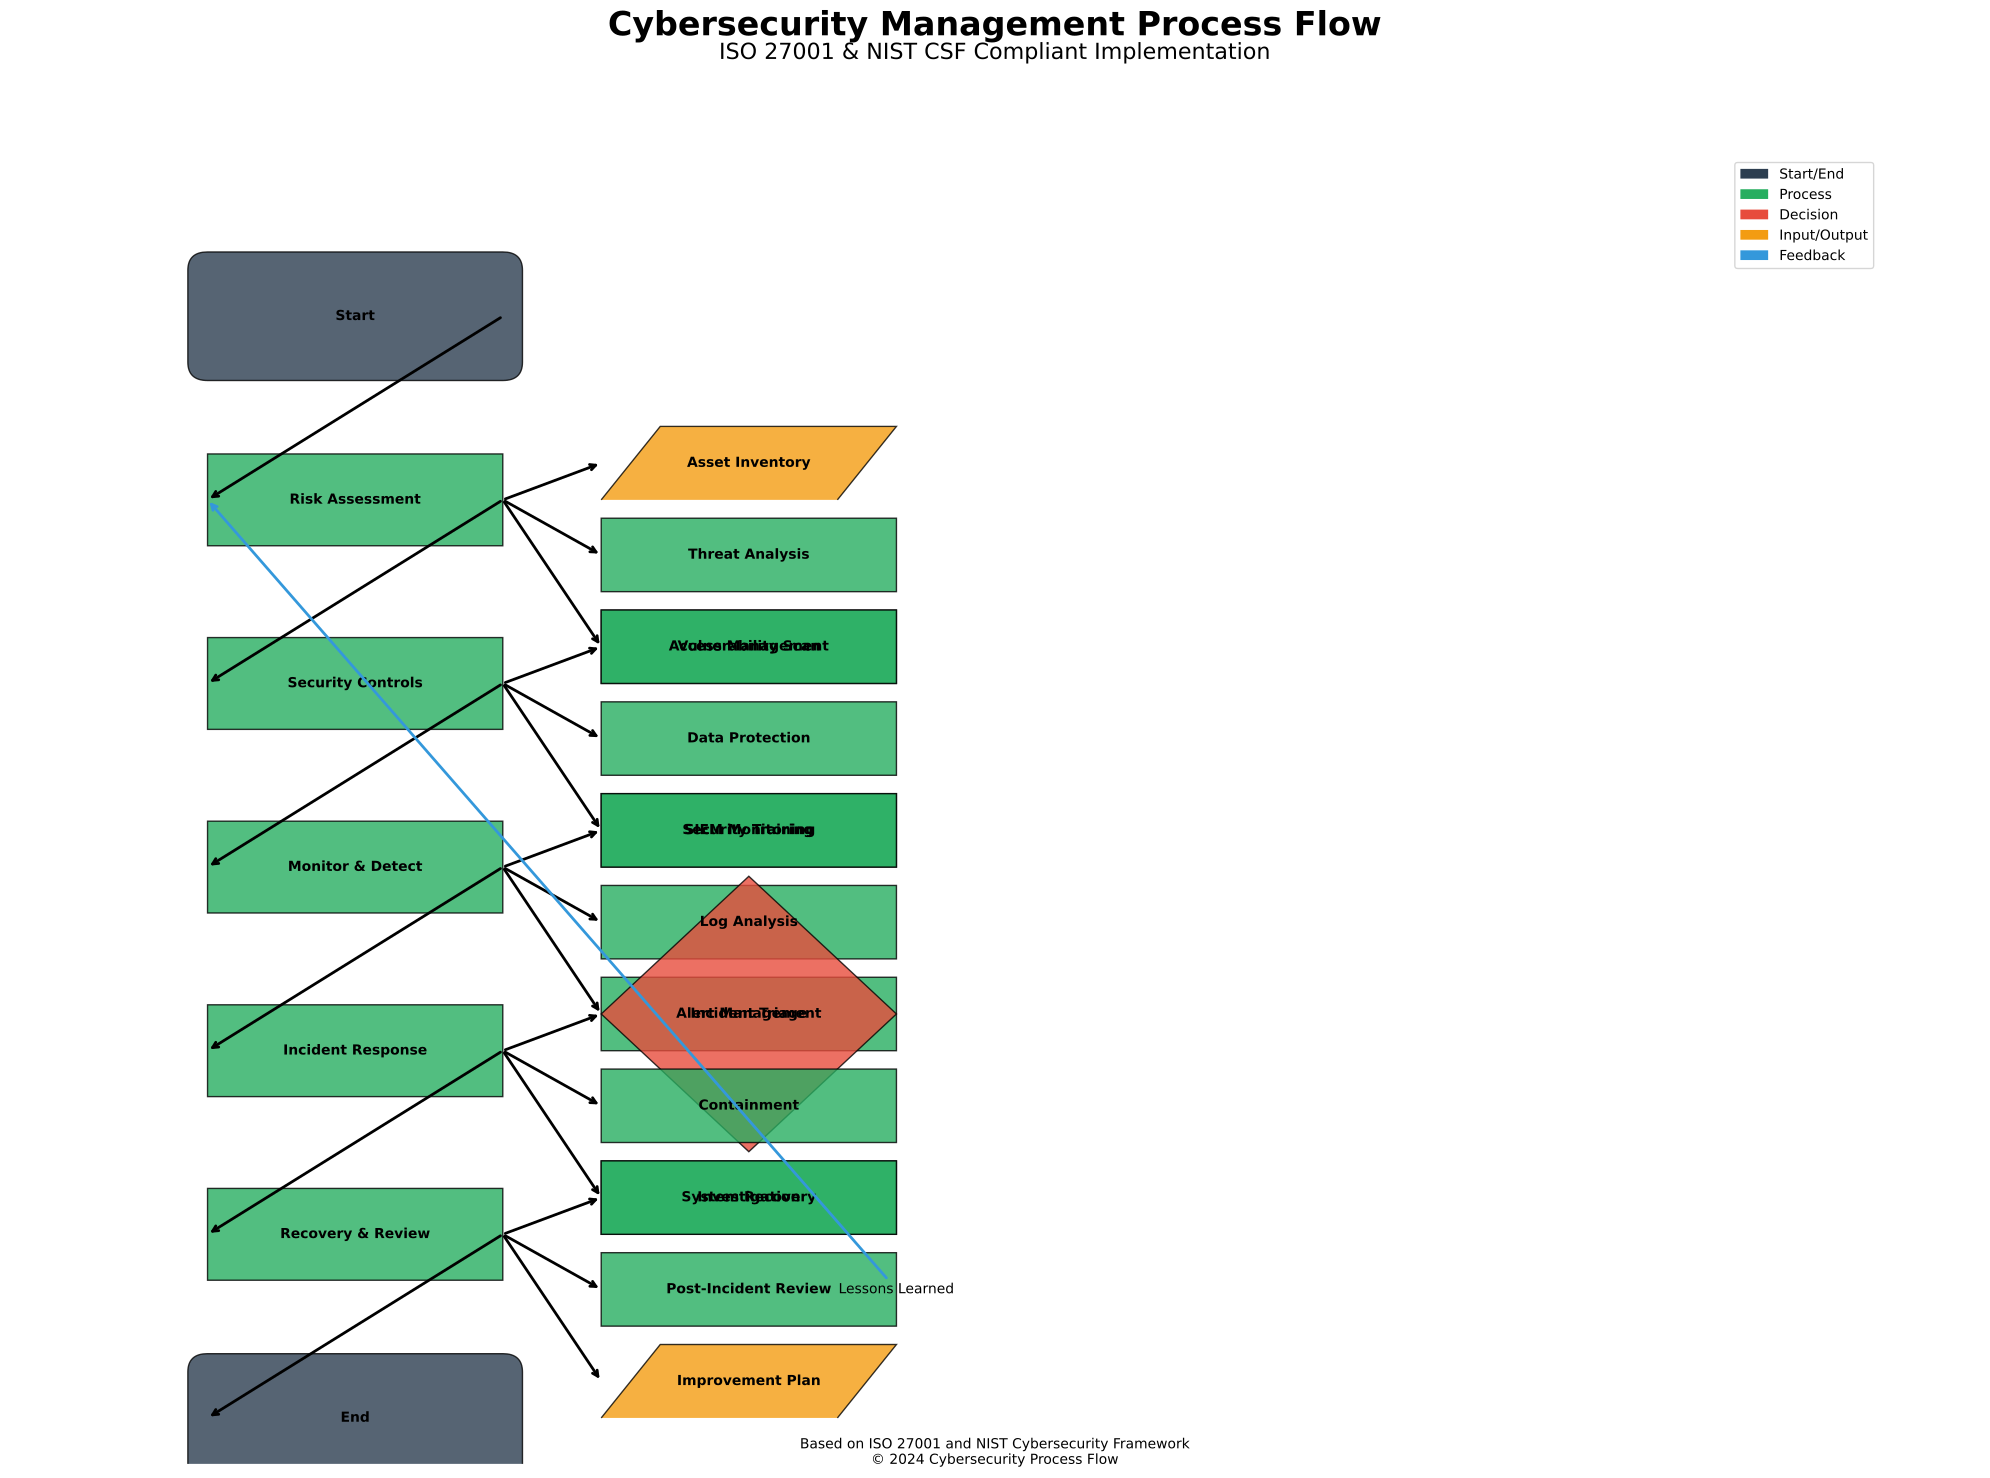

Generate this figure with Python:
import matplotlib.pyplot as plt
import matplotlib.patches as patches
from matplotlib.path import Path
import numpy as np
from matplotlib.backends.backend_pdf import PdfPages

# Create PDF file
with PdfPages('cyber_security_flowchart_industry.pdf') as pdf:
    # Create figure and axis
    fig, ax = plt.subplots(figsize=(20, 15))
    ax.set_xlim(0, 20)
    ax.set_ylim(0, 15)
    ax.axis('off')

    # Define industry standard colors
    colors = {
        'start_end': '#2c3e50',      # Dark blue for start/end
        'process': '#27ae60',        # Green for processes
        'decision': '#e74c3c',       # Red for decisions
        'input': '#f39c12',          # Orange for input/output
        'feedback': '#3498db'        # Blue for feedback
    }

    # Function to draw standard flowchart shapes
    def draw_node(x, y, width, height, color, text, shape='rectangle', ax=None):
        if shape == 'start_end':
            # Rounded rectangle for start/end
            rect = patches.FancyBboxPatch((x, y), width, height,
                                        boxstyle=patches.BoxStyle("Round", pad=0.2),
                                        facecolor=color, edgecolor='black', alpha=0.8)
            ax.add_patch(rect)
        elif shape == 'process':
            # Rectangle for processes
            rect = patches.Rectangle((x, y), width, height,
                                   facecolor=color, edgecolor='black', alpha=0.8)
            ax.add_patch(rect)
        elif shape == 'decision':
            # Diamond for decisions
            diamond = patches.RegularPolygon((x + width/2, y + height/2), 4,
                                           radius=width/2,
                                           facecolor=color, edgecolor='black', alpha=0.8)
            ax.add_patch(diamond)
        elif shape == 'input':
            # Parallelogram for input/output
            vertices = np.array([
                [x, y],
                [x + width*0.2, y + height],
                [x + width, y + height],
                [x + width*0.8, y]
            ])
            path = Path(vertices)
            patch = patches.PathPatch(path, facecolor=color, edgecolor='black', alpha=0.8)
            ax.add_patch(patch)
        
        ax.text(x + width/2, y + height/2, text,
                ha='center', va='center',
                fontsize=10, fontweight='bold')

    # Main process nodes with standard shapes
    main_nodes = [
        (2, 12, 3, 1, 'Start', colors['start_end'], 'start_end'),
        (2, 10, 3, 1, 'Risk Assessment', colors['process'], 'process'),
        (2, 8, 3, 1, 'Security Controls', colors['process'], 'process'),
        (2, 6, 3, 1, 'Monitor & Detect', colors['process'], 'process'),
        (2, 4, 3, 1, 'Incident Response', colors['process'], 'process'),
        (2, 2, 3, 1, 'Recovery & Review', colors['process'], 'process'),
        (2, 0, 3, 1, 'End', colors['start_end'], 'start_end')
    ]

    # Risk Assessment sub-nodes
    risk_nodes = [
        (6, 10.5, 3, 0.8, 'Asset Inventory', colors['input'], 'input'),
        (6, 9.5, 3, 0.8, 'Threat Analysis', colors['process'], 'process'),
        (6, 8.5, 3, 0.8, 'Vulnerability Scan', colors['process'], 'process')
    ]

    # Security Controls sub-nodes
    control_nodes = [
        (6, 8.5, 3, 0.8, 'Access Management', colors['process'], 'process'),
        (6, 7.5, 3, 0.8, 'Data Protection', colors['process'], 'process'),
        (6, 6.5, 3, 0.8, 'Security Training', colors['process'], 'process')
    ]

    # Monitoring sub-nodes
    monitor_nodes = [
        (6, 6.5, 3, 0.8, 'SIEM Monitoring', colors['process'], 'process'),
        (6, 5.5, 3, 0.8, 'Log Analysis', colors['process'], 'process'),
        (6, 4.5, 3, 0.8, 'Alert Management', colors['process'], 'process')
    ]

    # Response sub-nodes
    response_nodes = [
        (6, 4.5, 3, 0.8, 'Incident Triage', colors['decision'], 'decision'),
        (6, 3.5, 3, 0.8, 'Containment', colors['process'], 'process'),
        (6, 2.5, 3, 0.8, 'Investigation', colors['process'], 'process')
    ]

    # Recovery sub-nodes
    recovery_nodes = [
        (6, 2.5, 3, 0.8, 'System Recovery', colors['process'], 'process'),
        (6, 1.5, 3, 0.8, 'Post-Incident Review', colors['process'], 'process'),
        (6, 0.5, 3, 0.8, 'Improvement Plan', colors['input'], 'input')
    ]

    # Draw all nodes
    for x, y, w, h, text, color, shape in main_nodes:
        draw_node(x, y, w, h, color, text, shape, ax)

    for x, y, w, h, text, color, shape in risk_nodes:
        draw_node(x, y, w, h, color, text, shape, ax)

    for x, y, w, h, text, color, shape in control_nodes:
        draw_node(x, y, w, h, color, text, shape, ax)

    for x, y, w, h, text, color, shape in monitor_nodes:
        draw_node(x, y, w, h, color, text, shape, ax)

    for x, y, w, h, text, color, shape in response_nodes:
        draw_node(x, y, w, h, color, text, shape, ax)

    for x, y, w, h, text, color, shape in recovery_nodes:
        draw_node(x, y, w, h, color, text, shape, ax)

    # Draw connections with proper arrows
    def draw_arrow(x1, y1, x2, y2, color='black', style='->', text=''):
        ax.annotate(text, xy=(x2, y2), xytext=(x1, y1),
                    arrowprops=dict(arrowstyle=style, color=color, linewidth=2),
                    ha='center', va='center')

    # Main flow
    for i in range(len(main_nodes)-1):
        draw_arrow(main_nodes[i][0] + main_nodes[i][2],
                  main_nodes[i][1] + main_nodes[i][3]/2,
                  main_nodes[i+1][0],
                  main_nodes[i+1][1] + main_nodes[i+1][3]/2)

    # Sub-node connections
    def connect_sub_nodes(main_node, sub_nodes):
        for node in sub_nodes:
            draw_arrow(main_node[0] + main_node[2],
                      main_node[1] + main_node[3]/2,
                      node[0],
                      node[1] + node[3]/2)

    connect_sub_nodes(main_nodes[1], risk_nodes)
    connect_sub_nodes(main_nodes[2], control_nodes)
    connect_sub_nodes(main_nodes[3], monitor_nodes)
    connect_sub_nodes(main_nodes[4], response_nodes)
    connect_sub_nodes(main_nodes[5], recovery_nodes)

    # Feedback loops
    draw_arrow(recovery_nodes[1][0] + recovery_nodes[1][2],
              recovery_nodes[1][1] + recovery_nodes[1][3]/2,
              main_nodes[1][0],
              main_nodes[1][1] + main_nodes[1][3]/2,
              colors['feedback'], '->', 'Lessons Learned')

    # Add legend
    legend_elements = [
        patches.Patch(facecolor=colors['start_end'], label='Start/End'),
        patches.Patch(facecolor=colors['process'], label='Process'),
        patches.Patch(facecolor=colors['decision'], label='Decision'),
        patches.Patch(facecolor=colors['input'], label='Input/Output'),
        patches.Patch(facecolor=colors['feedback'], label='Feedback')
    ]
    ax.legend(handles=legend_elements, loc='upper right',
              bbox_to_anchor=(0.95, 0.95), fontsize=10)

    # Add title and subtitle
    plt.suptitle('Cybersecurity Management Process Flow', fontsize=24, fontweight='bold')
    plt.title('ISO 27001 & NIST CSF Compliant Implementation', fontsize=16, pad=20)

    # Add footer
    plt.figtext(0.5, 0.01,
                'Based on ISO 27001 and NIST Cybersecurity Framework\n'
                '© 2024 Cybersecurity Process Flow',
                ha='center', fontsize=10)

    # Adjust layout and save to PDF
    plt.tight_layout()
    pdf.savefig(fig, bbox_inches='tight')
    plt.close()

print("Industry Standard Cyber Security Flowchart generated successfully in PDF format!") 
